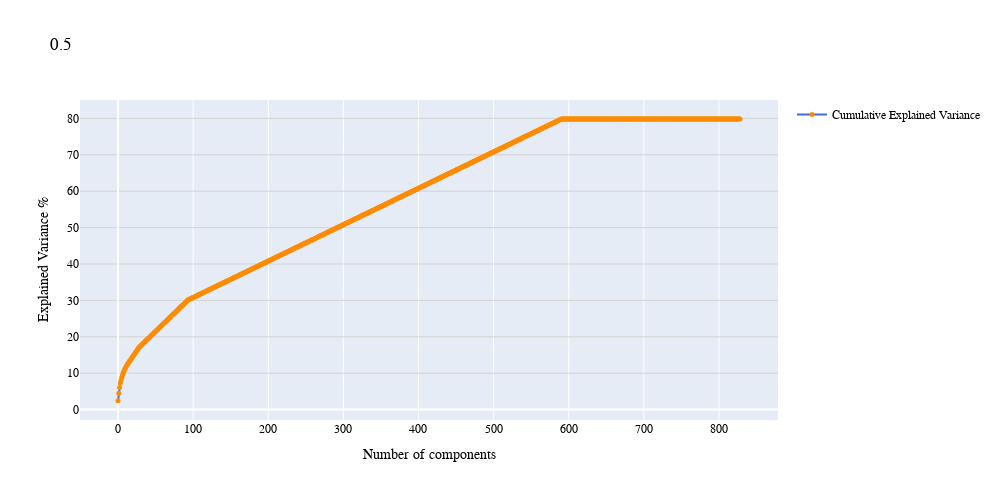

Notebook cell for this chart:
### Code cell
fig= go.Figure()
fig.add_trace(trace =go.Scatter(x=list(range(1000)),
                              y=var,
                              name="Cumulative Explained Variance ",
                              mode='lines+markers',
                              line=dict(color='royalblue', width=2),
                              marker=dict(color='darkorange', size=5)
                               ))
#layout with cosmetics
fig.update_layout(height=500,
                width=1000,
                title_text ='PCA Analysis',
                title=0.5,
                xaxis_title='Number of components',
                yaxis_title='Explained Variance %',
                
                yaxis_gridcolor='lightgray',
                font=dict(family='Arial', size=12, color='black'),
                 )
fig.update_traces(showlegend=True)
fig.show()

### Figure 1 — Plotly figure (JSON) as saved in the notebook; plotly's stock layout.template omitted (floating-point values rounded to 4 significant figures; data arrays with more than 128 entries replaced by an {"elided": "..."} marker saying what was removed)
{"data": [{"line": {"color": "royalblue", "width": 2}, "marker": {"color": "darkorange", "size": 5}, "mode": "lines+markers", "name": "Cumulative Explained Variance ", "showlegend": true, "type": "scatter", "x": {"elided": "1000 int values"}, "y": {"elided": "829 float values"}}], "layout": {"font": {"color": "black", "family": "Arial", "size": 12}, "height": 500, "title": {"text": "0.5"}, "width": 1000, "xaxis": {"title": {"text": "Number of components"}}, "yaxis": {"gridcolor": "lightgray", "title": {"text": "Explained Variance %"}}}}
